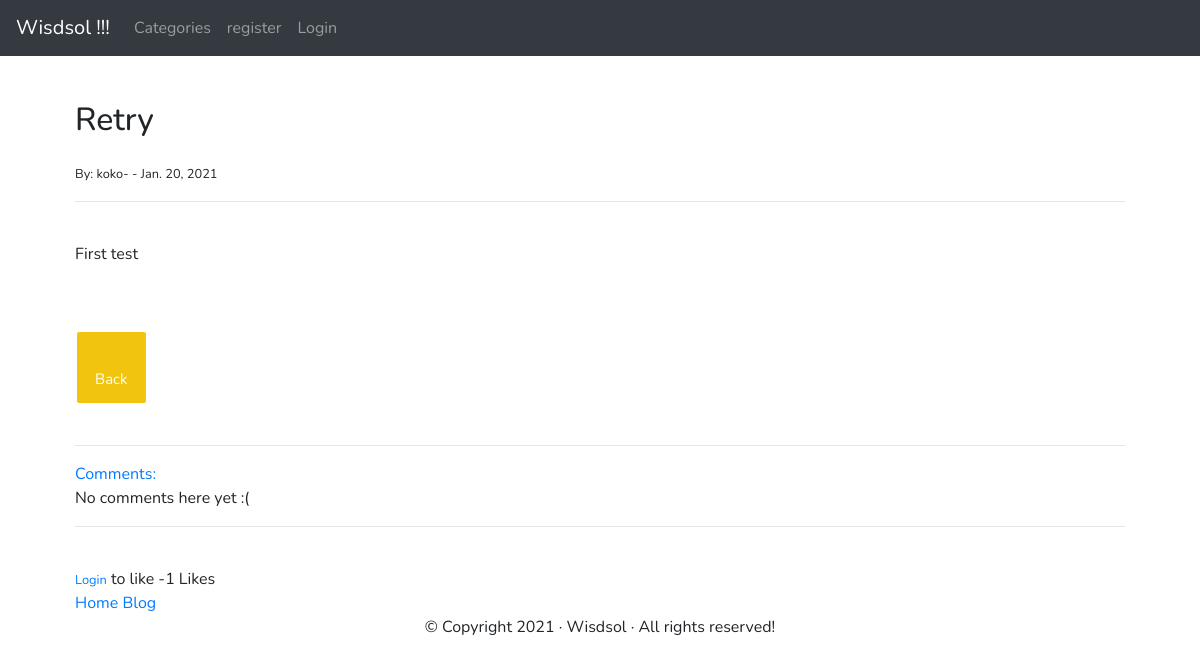
Page /blog/article/14 on the committed database.
### blog/models.py (models this page shows, shortened)
class TimespamtedModel(models.Model):
    created_at=models.DateTimeField(auto_now_add=True)
    updated_at=models.DateTimeField(auto_now=True)
    class Meta:
        abstract=True

class Post(TimespamtedModel):
    title = models.CharField(max_length=255)
    title_tag = models.CharField(max_length=255)
    author = models.ForeignKey(User,on_delete=models.CASCADE)
    body=RichTextField(blank=True, null=True)
    post_date = models.DateField(auto_now_add=True)
    category = models.CharField(max_length=255,default='category')
    likes = models.ManyToManyField(User, related_name='blog_posts')
    def total_likes(self):
        return self.likes.count()

### blog/views.py (the view)
# urls.py: path('article/<int:pk>',ArticleDetailView.as_view(),name='article-detail'),
class ArticleDetailView(DetailView):
	model=Post
	template_name='article_details.html'
	def get_context_data(self,*args,**kwargs):
		cat_menu=Category.objects.all()
		context=super(ArticleDetailView,self).get_context_data(*args,**kwargs)
		stuff=get_object_or_404(Post, id=self.kwargs['pk'])
		total_likes=stuff.total_likes()
		liked=False
		if stuff.likes.filter(id=self.request.user.id).exists():
			liked=True
		context["cat_menu"]=cat_menu
		context["total_likes"]=total_likes
		context["liked"]=liked
		return context

### blog/templates/article_details.html (shortened to what this page needs)
{% extends 'base.html' %}
{% block content%}
    <h1>{{post.title}}</h1>
    <small>By:
        {{post.author.first_name}}-
        {{post.author.last_name}}-
        {{post.post_date}}
    </small><br/>
    <hr>
    <br/>
    {{post.body|safe}}
    <br/>
    <br/>
    <a href="{% url 'blog:home'%}" class="btn btn-secondary">
    <br/>Back</a>
    <br/><br/>
    <hr>
    {% for comment in post.comments.all %}
    {% if user.is_authenticated or comment.approved_comment %}
        <div class="comment">
            <div class="date">
                {{ comment.created_date }}
                {% if not comment.approved_comment %}
                <a class="btn btn-danger btn-sm" href="{% url 'blog:comment_remove' pk=comment.pk %}">remove<span class="glyphicon glyphicon-remove"></span></a>
                <a class="btn btn-danger btn-sm" href="{% url 'blog:comment_approve' pk=comment.pk %}">approve<span class="glyphicon glyphicon-ok"></span></a>
                {% endif %}
            </div>
            <strong>{{ comment.author }}</strong>
            <p>{{ comment.text|linebreaks }}</p>
        </div>
        {% endif %}
    {% empty %}
        <a href="{% url 'blog:add_comment_to_post' pk=post.pk %}">Comments: {{ post.approved_comments.count }}</a>
        <p>No comments here yet :(</p>
    {% endfor %}
    <hr>
    <br/>
    <form action="{% url 'blog:like_post' post.pk %}" method="POST">
    {%if user.is_authenticated %}
        {%if liked %}
            <button type = "Submit", name= "post_id", value="{{ post.id }}", class ="btn btn-danger btn-sm">Unlike</button>
        {% else %}
            <button type = "Submit", name= "post_id", value="{{ post.id }}", class ="btn btn-primary btn-sm">Like</button>
        {% endif %}
    {% else %}
       <small><a href="{%url 'login'%}">Login</a></small> to like
    {% endif %}
        -{{total_likes}} Likes
    </form>
{% endblock %}

### static/css/styles.css (style rules this page uses)
* { box-sizing: border-box; }
body { margin:0; padding:0; font-family:'Nunito'; }
.btn { color: #fff; font-size: 15px; text-decoration: none; padding: 13px 18px; background: #f1c40f; border-radius: 4px; border: 2px solid; transition: all 0.3s ease-in-out; }

### rows in the picture
Post: title "Retry", author.first_name "koko", post_date "Jan. 20, 2021", body "First test"

### other values in the picture
{{ total_likes }} "1"
